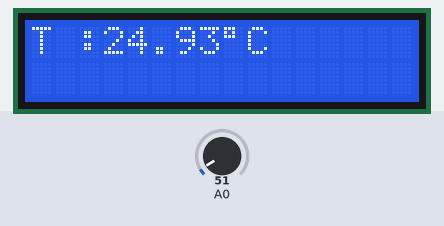
This sketch was run on a simulated Arduino Uno, built with avr-gcc and run on an emulated ATmega328P. On the bench: 16×2 character LCD. The test bench sets the inputs (shaded band); at power-on: A0 = 51. What the sketch prints to the serial monitor is not drawn.

Above: at 1.2 s.
1.3 s: A0 set to 23
At 2.2 s:
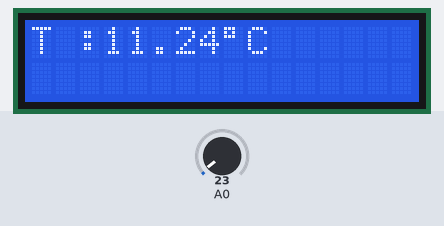
3.1 s: A0 set to 19
At 4.3 s:
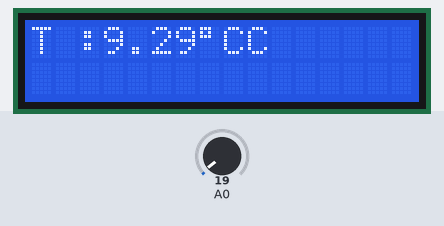
4.6 s: A0 set to 15
At 5.6 s:
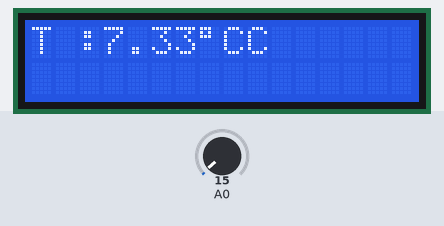
Timing chart, 0 to 7.6 s (numbered marks = the images above; inputs shaded):
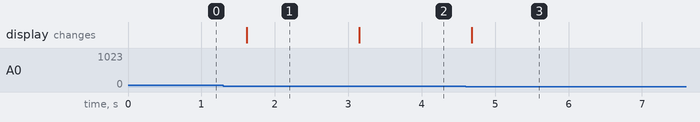

Measured:
- the behaviour switches between 21 and 20 on A0 (found by bisection; images 1 and 2)
- after the input at 1.3 s, the display: changes after 0.32 s (image 1)
- after the input at 3.1 s, the display: changes after 0.05 s (image 2)
- after the input at 4.6 s, the display: changes after 0.08 s (image 3)

The sketch:

sample-code.ino
```cpp
#include <Wire.h>
#include "LiquidCrystal_I2C.h"

// Set the LCD address to 0x27 for a 16 chars and 2 line display
LiquidCrystal_I2C lcd(0x27, 16, 2);

// the setup routine runs once when you press reset:
void setup() {
  // initialize serial communication at 9600 bits per second:
  Serial.begin(9600);
  Serial.println("Elvis");
  lcd.init();
  lcd.backlight();

  lcd.print("LM35 Test");
  //delay(1000);
}

// the loop routine runs over and over again forever:
void loop() {
  Serial.println("Elvis : ");
  // read the input on analog pin 0:
  int sensorValue = analogRead(A0);
  // Convert the analog reading (which goes from 0 - 1023) to a voltage (0 - 5V):
  float voltage = sensorValue * (5.0 / 1023.0);
  float temperature = voltage*100;
  // print out the value you read:
  Serial.println("Voltage : ");
  Serial.println(voltage);
  Serial.println("Temperature : ");
  Serial.println(temperature);

  lcd.setCursor(0,0);
  lcd.print("T :");
  lcd.print(temperature);
  lcd.print((char)223);
  lcd.print("C");
  delay(500);
}
```
